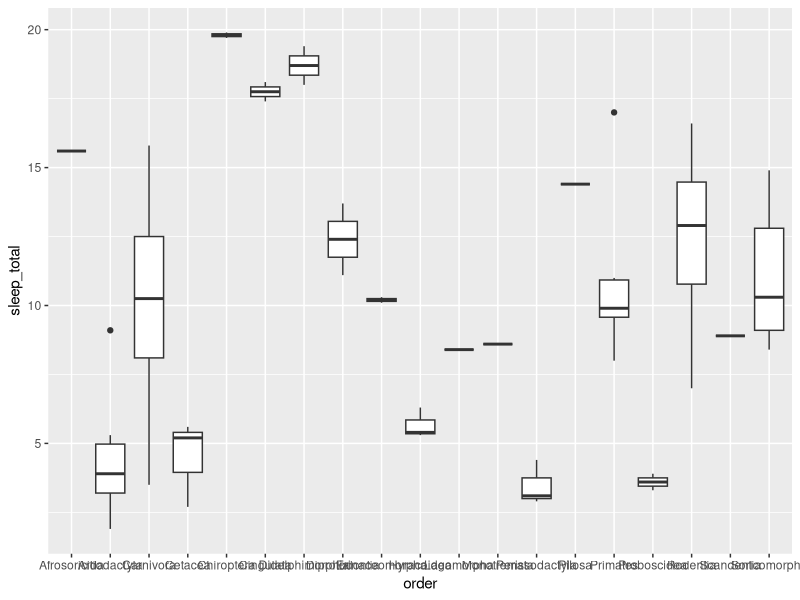
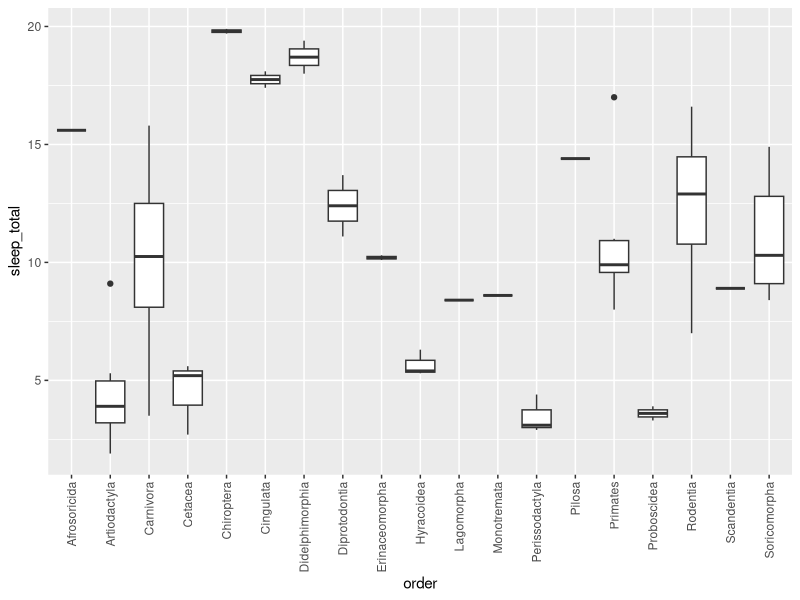
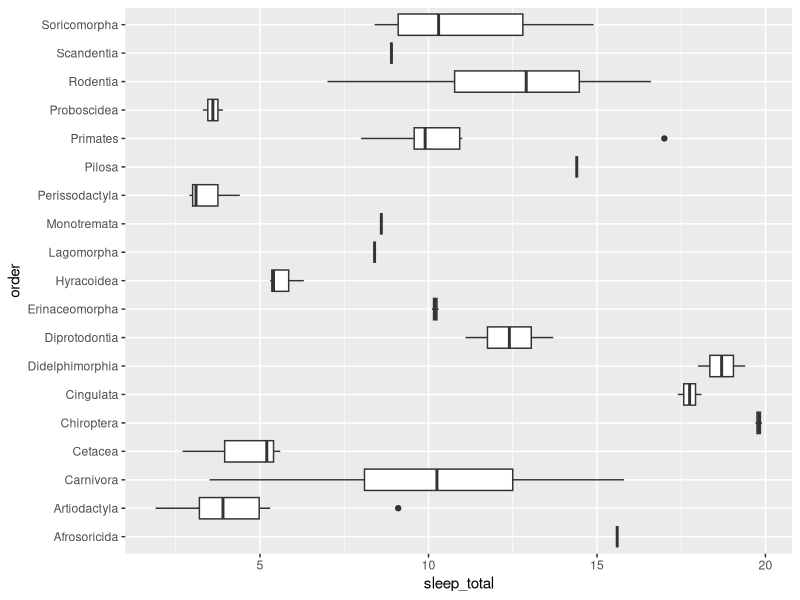
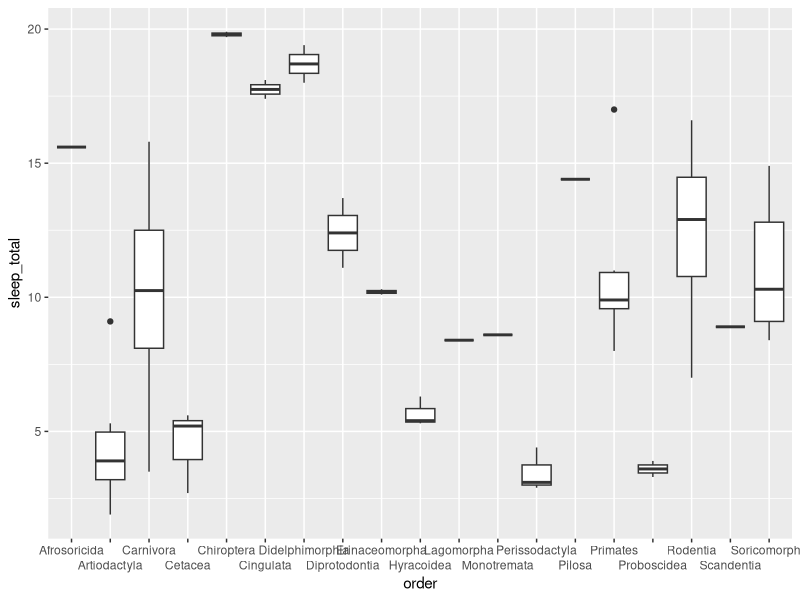
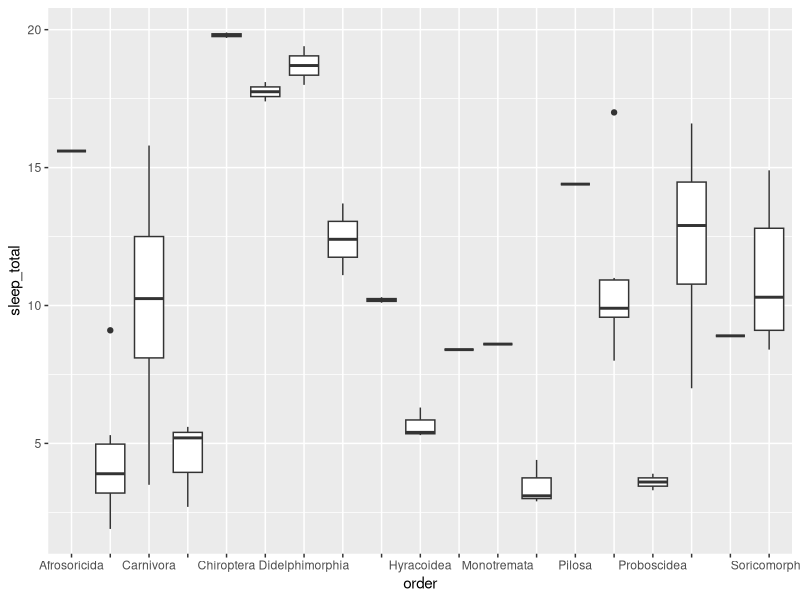
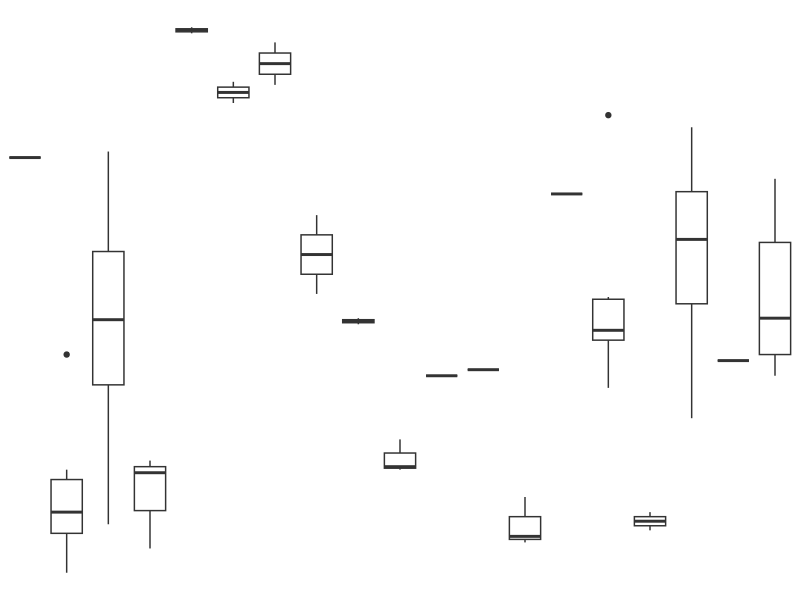
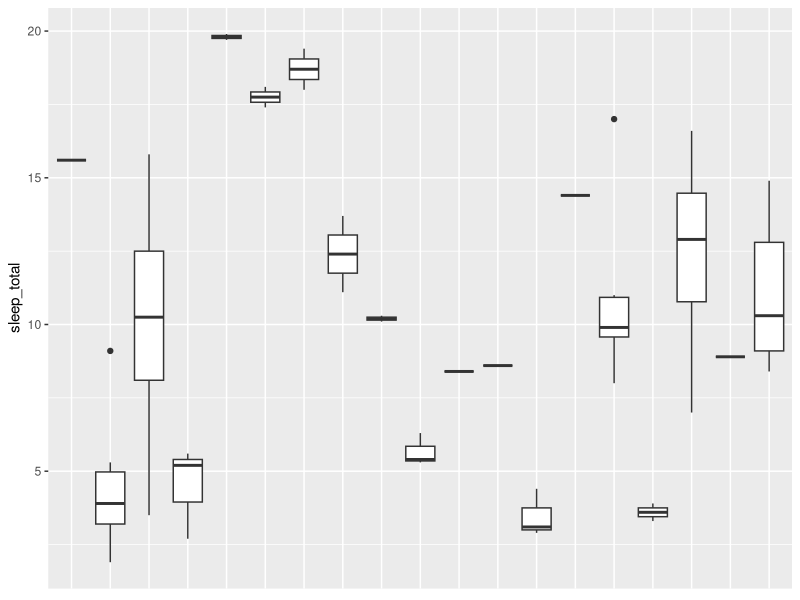
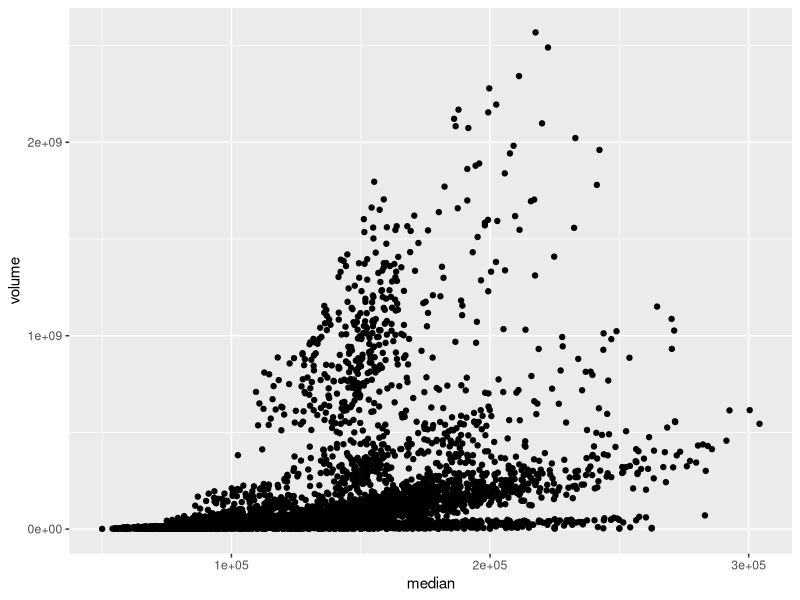

These charts were generated, in order, by the following R code:
## ---- chunk 1
library(ggplot2)
knitr::opts_chunk$set(
  fig.dpi = 96, 
  collapse = TRUE, 
  comment = "#>",
  fig.asp = 0.618,
  fig.width = 6)
## ---- chunk 2
ggplot(msleep, aes(x = order, y = sleep_total)) +
  geom_boxplot()
## ---- chunk 3
ggplot(msleep, aes(x = order, y = sleep_total)) +
  geom_boxplot() +
  theme(axis.text.x = element_text(angle = 90, vjust = 0.5, hjust = 1))
## ---- chunk 4
ggplot(msleep, aes(y = order, x = sleep_total)) +
  geom_boxplot()
## ---- chunk 5
ggplot(msleep, aes(x = order, y = sleep_total)) +
  geom_boxplot() +
  scale_x_discrete(guide = guide_axis(n.dodge = 2))
## ---- chunk 6
ggplot(msleep, aes(x = order, y = sleep_total)) +
  geom_boxplot() +
  scale_x_discrete(guide = guide_axis(check.overlap = TRUE))
## ---- chunk 7

## ---- chunk 8
ggplot(msleep, aes(x = order, y = sleep_total)) +
  geom_boxplot() + 
  theme_void()
## ---- chunk 9
ggplot(msleep, aes(x = order, y = sleep_total)) +
  geom_boxplot() +
  theme(
    axis.title.x = element_blank(),
    axis.text.x = element_blank(),
    axis.ticks.x = element_blank()
  )
## ---- chunk 10
ggplot(txhousing, aes(x = median, y = volume)) +
  geom_point()
## ---- chunk 11
library(scales)
ggplot(txhousing, aes(x = median, y = volume)) +
  geom_point() +
  scale_x_continuous(labels = label_number()) +
  scale_y_continuous(labels = label_comma())
## ---- chunk 12
ggplot(mpg, aes(y = drv)) +
  geom_bar()
## ---- chunk 13
ggplot(mpg, aes(y = drv)) +
  geom_bar() +
  scale_y_discrete(
    labels = c(
      "f" = "Front wheel drive",
      "r" = "Rear wheel drive",
      "4" = "Four wheel drive"
    )
  )
## ---- chunk 14
ggplot(seals, aes(x = delta_long, y = delta_lat)) +
  geom_point()
## ---- chunk 15
library(scales)
ggplot(seals, aes(x = delta_long, y = delta_lat)) +
  geom_point() +
  scale_x_continuous(labels = label_number(accuracy = 0.1)) +
  scale_y_continuous(labels = label_number(accuracy = 0.0001))
## ---- chunk 16
ggplot(mpg, aes(x = cty^2, y = log(hwy))) +
  geom_point()
## ---- chunk 17
ggplot(mpg, aes(x = cty^2, y = log(hwy, base = 10))) +
  geom_point() +
  labs(
    x = bquote(cty^2),
    y = bquote(paste(log[10], "(hwy)"))
  )
